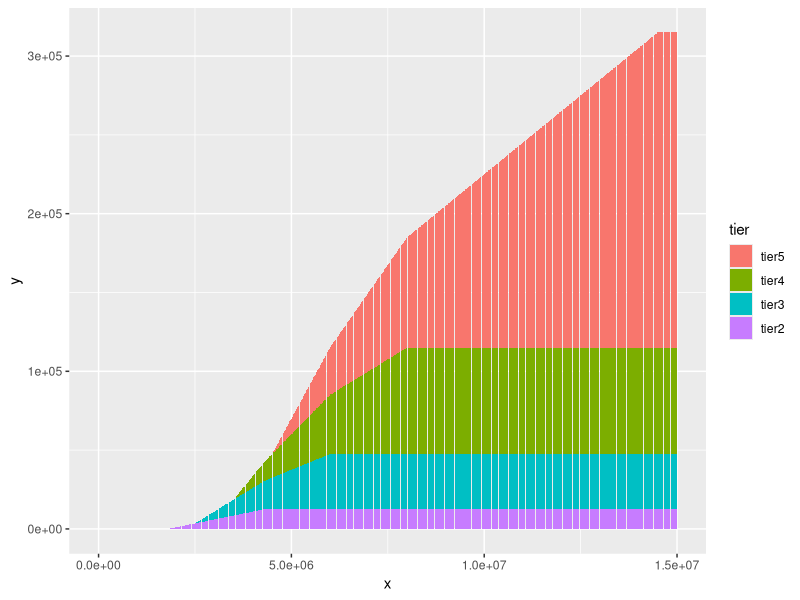

The R source for this figure:
library(ggplot2)

sale_price <- seq(0, 15e6, 20000)
# 2) The rate of the tax shall be one-half of one percent (0.5%) (five dollars
# ($5.00) for each one thousand dollars ($1,000.00) or fractional part thereof)
# for the value of consideration for property paid in excess of one million
# eight-hundred thousand dollars $1,800,000 but less than two million
# five-hundred thousand dollars($2,500,000.00).
tier2_fn <- function(x) {
  0.005 * min(2.5e6, max(0, x - 1.8e6)) 
}
tier2 <- sapply(sale_price, tier2_fn)

# (3) The rate of the tax shall be one percent (1%) (ten dollars ($10.00) for
# each one thousand dollars ($1,000.00)or fractional part thereof) for the
# value of the consideration for property conveyed in excess of two million
# five-hundred thousand dollars ($2,500,000) but less than three million
# five-hundred thousand dollars ($3,500,000).
tier3_fn <- function(x) {
  0.01 * min(3.5e6, max(0, x - 2.5e6)) 
}
tier3 <- sapply(sale_price, tier3_fn)


# (4) The rate of the tax shall be one and one-half percent (1.50%) (fifteen
# dollars ($15.00) for each one thousand dollars ($1,000.00) or fractional part
# thereof) for the value of the consideration for property conveyed in excess
# of three million five-hundred dollars ($3,500,000) but less than four million
# five-hundred thousand dollars($4,500,000).
tier4_fn <- function(x) {
  0.015 * min(4.5e6, max(0, x - 3.5e6)) 
}
tier4 <- sapply(sale_price, tier4_fn)
                
# (5) The rate of the tax shall be two percent (2.00%) (twenty dollars ($20.00)
# for each one thousand dollars ($1,000.00) or fractional part thereof) for the
# value of the consideration for property conveyed in excess of four million
# five-hundred thousand dollars ($4,500,000) provided, however, that the
# maximum amount of tax paid on any taxable transaction shall not exceed two
# hundred thousand dollars ($200,000).
tier5_fn <- function(x) {
  min(2e5, 0.02 * max(0, x - 4.5e6))
}
tier5 <- sapply(sale_price, tier5_fn)
                
df <- data.frame(
  x = rep(sale_price,4),
  tier = c(rep("tier2", length(tier2)), rep("tier3", length(tier3)), rep("tier4", length(tier4)), rep("tier5", length(tier5))),
  y = c(tier2, tier3, tier4, tier5)
)
df$tier <- factor(df$tier, levels=c("tier5", "tier4", "tier3", "tier2"))

# Create the stacked barplot with a numeric x-axis
p <- ggplot(df, aes(x = x, y = y, fill=tier)) +
  geom_bar(stat="identity", position="stack")

print(p)
